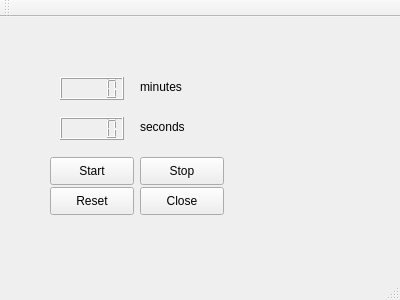
<?xml version="1.0" encoding="UTF-8"?>
<ui version="4.0">
 <class>MainWindow</class>
 <widget class="QMainWindow" name="MainWindow">
  <property name="geometry">
   <rect>
    <x>0</x>
    <y>0</y>
    <width>400</width>
    <height>300</height>
   </rect>
  </property>
  <property name="windowTitle">
   <string>MainWindow</string>
  </property>
  <widget class="QWidget" name="centralWidget">
   <widget class="QLabel" name="label">
    <property name="geometry">
     <rect>
      <x>140</x>
      <y>60</y>
      <width>63</width>
      <height>20</height>
     </rect>
    </property>
    <property name="text">
     <string>minutes</string>
    </property>
   </widget>
   <widget class="QLabel" name="label_2">
    <property name="geometry">
     <rect>
      <x>140</x>
      <y>100</y>
      <width>63</width>
      <height>20</height>
     </rect>
    </property>
    <property name="text">
     <string>seconds</string>
    </property>
   </widget>
   <widget class="QPushButton" name="startButton">
    <property name="geometry">
     <rect>
      <x>50</x>
      <y>140</y>
      <width>84</width>
      <height>28</height>
     </rect>
    </property>
    <property name="text">
     <string>Start</string>
    </property>
   </widget>
   <widget class="QPushButton" name="stopButton">
    <property name="geometry">
     <rect>
      <x>140</x>
      <y>140</y>
      <width>84</width>
      <height>28</height>
     </rect>
    </property>
    <property name="text">
     <string>Stop</string>
    </property>
   </widget>
   <widget class="QPushButton" name="resetButton">
    <property name="geometry">
     <rect>
      <x>50</x>
      <y>170</y>
      <width>84</width>
      <height>28</height>
     </rect>
    </property>
    <property name="text">
     <string>Reset</string>
    </property>
   </widget>
   <widget class="QPushButton" name="closeButton">
    <property name="geometry">
     <rect>
      <x>140</x>
      <y>170</y>
      <width>84</width>
      <height>28</height>
     </rect>
    </property>
    <property name="text">
     <string>Close</string>
    </property>
   </widget>
   <widget class="QLCDNumber" name="lcdNumberMin">
    <property name="geometry">
     <rect>
      <x>60</x>
      <y>60</y>
      <width>64</width>
      <height>23</height>
     </rect>
    </property>
   </widget>
   <widget class="QLCDNumber" name="lcdNumberSec">
    <property name="geometry">
     <rect>
      <x>60</x>
      <y>100</y>
      <width>64</width>
      <height>23</height>
     </rect>
    </property>
   </widget>
  </widget>
  <widget class="QMenuBar" name="menuBar">
   <property name="geometry">
    <rect>
     <x>0</x>
     <y>0</y>
     <width>400</width>
     <height>25</height>
    </rect>
   </property>
  </widget>
  <widget class="QToolBar" name="mainToolBar">
   <attribute name="toolBarArea">
    <enum>TopToolBarArea</enum>
   </attribute>
   <attribute name="toolBarBreak">
    <bool>false</bool>
   </attribute>
  </widget>
  <widget class="QStatusBar" name="statusBar"/>
 </widget>
 <layoutdefault spacing="6" margin="11"/>
 <resources/>
 <connections/>
</ui>
